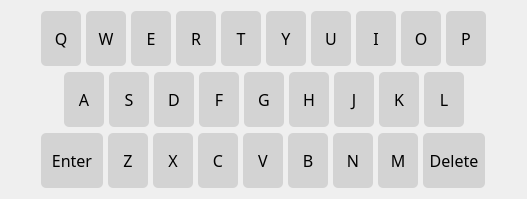
        <widget class="QWidget" name="KeyboardWidget" native="true">
         <property name="styleSheet">
          <string notr="true">QPushButton {
	font-size: 16px;
	font-family: Yu Ghotic UI Semibold;
	background-color: lightgray;
	border-radius: 5px;
}</string>
         </property>
         <layout class="QVBoxLayout" name="verticalLayout_2">
          <property name="leftMargin">
           <number>1</number>
          </property>
          <property name="rightMargin">
           <number>1</number>
          </property>
          <item>
           <layout class="QHBoxLayout" name="KeyGroupLayout1">
            <property name="spacing">
             <number>5</number>
            </property>
            <property name="leftMargin">
             <number>0</number>
            </property>
            <property name="rightMargin">
             <number>0</number>
            </property>
            <item>
             <spacer name="horizontalSpacer_5">
              <property name="orientation">
               <enum>Qt::Horizontal</enum>
              </property>
              <property name="sizeHint" stdset="0">
               <size>
                <width>40</width>
                <height>20</height>
               </size>
              </property>
             </spacer>
            </item>
            <item>
             <widget class="QPushButton" name="QKey">
              <property name="minimumSize">
               <size>
                <width>40</width>
                <height>55</height>
               </size>
              </property>
              <property name="maximumSize">
               <size>
                <width>40</width>
                <height>55</height>
               </size>
              </property>
              <property name="text">
               <string>Q</string>
              </property>
              <attribute name="buttonGroup">
               <string notr="true">Keyboard</string>
              </attribute>
             </widget>
            </item>
            <item>
             <widget class="QPushButton" name="WKey">
              <property name="minimumSize">
               <size>
                <width>40</width>
                <height>55</height>
               </size>
              </property>
              <property name="maximumSize">
               <size>
                <width>40</width>
                <height>55</height>
               </size>
              </property>
              <property name="text">
               <string>W</string>
              </property>
              <attribute name="buttonGroup">
               <string notr="true">Keyboard</string>
              </attribute>
             </widget>
            </item>
            <item>
             <widget class="QPushButton" name="EKey">
              <property name="minimumSize">
               <size>
                <width>40</width>
                <height>55</height>
               </size>
              </property>
              <property name="maximumSize">
               <size>
                <width>40</width>
                <height>55</height>
               </size>
              </property>
              <property name="text">
               <string>E</string>
              </property>
              <attribute name="buttonGroup">
               <string notr="true">Keyboard</string>
              </attribute>
             </widget>
            </item>
            <item>
             <widget class="QPushButton" name="RKey">
              <property name="minimumSize">
               <size>
                <width>40</width>
                <height>55</height>
               </size>
              </property>
              <property name="maximumSize">
               <size>
                <width>40</width>
                <height>55</height>
               </size>
              </property>
              <property name="text">
               <string>R</string>
              </property>
              <attribute name="buttonGroup">
               <string notr="true">Keyboard</string>
              </attribute>
             </widget>
            </item>
            <item>
             <widget class="QPushButton" name="TKey">
              <property name="minimumSize">
               <size>
                <width>40</width>
                <height>55</height>
               </size>
              </property>
              <property name="maximumSize">
               <size>
                <width>40</width>
                <height>55</height>
               </size>
              </property>
              <property name="text">
               <string>T</string>
              </property>
              <attribute name="buttonGroup">
               <string notr="true">Keyboard</string>
              </attribute>
             </widget>
            </item>
            <item>
             <widget class="QPushButton" name="YKey">
              <property name="minimumSize">
               <size>
                <width>40</width>
                <height>55</height>
               </size>
              </property>
              <property name="maximumSize">
               <size>
                <width>40</width>
                <height>55</height>
               </size>
              </property>
              <property name="text">
               <string>Y</string>
              </property>
              <attribute name="buttonGroup">
               <string notr="true">Keyboard</string>
              </attribute>
             </widget>
            </item>
            <item>
             <widget class="QPushButton" name="UKey">
              <property name="minimumSize">
               <size>
                <width>40</width>
                <height>55</height>
               </size>
              </property>
              <property name="maximumSize">
               <size>
                <width>40</width>
                <height>55</height>
               </size>
              </property>
              <property name="text">
               <string>U</string>
              </property>
              <attribute name="buttonGroup">
               <string notr="true">Keyboard</string>
              </attribute>
             </widget>
            </item>
            <item>
             <widget class="QPushButton" name="IKey">
              <property name="minimumSize">
               <size>
                <width>40</width>
                <height>55</height>
               </size>
              </property>
              <property name="maximumSize">
               <size>
                <width>40</width>
                <height>55</height>
               </size>
              </property>
              <property name="text">
               <string>I</string>
              </property>
              <attribute name="buttonGroup">
               <string notr="true">Keyboard</string>
              </attribute>
             </widget>
            </item>
            <item>
             <widget class="QPushButton" name="OKey">
              <property name="minimumSize">
               <size>
                <width>40</width>
                <height>55</height>
               </size>
              </property>
              <property name="maximumSize">
               <size>
                <width>40</width>
                <height>55</height>
               </size>
              </property>
              <property name="text">
               <string>O</string>
              </property>
              <attribute name="buttonGroup">
               <string notr="true">Keyboard</string>
              </attribute>
             </widget>
            </item>
            <item>
             <widget class="QPushButton" name="PKey">
              <property name="sizePolicy">
               <sizepolicy hsizetype="Minimum" vsizetype="Fixed">
                <horstretch>55</horstretch>
                <verstretch>65</verstretch>
               </sizepolicy>
              </property>
              <property name="minimumSize">
               <size>
                <width>40</width>
                <height>55</height>
               </size>
              </property>
              <property name="maximumSize">
               <size>
                <width>40</width>
                <height>55</height>
               </size>
              </property>
              <property name="text">
               <string>P</string>
              </property>
              <attribute name="buttonGroup">
               <string notr="true">Keyboard</string>
              </attribute>
             </widget>
            </item>
            <item>
             <spacer name="horizontalSpacer_6">
              <property name="orientation">
               <enum>Qt::Horizontal</enum>
              </property>
              <property name="sizeHint" stdset="0">
               <size>
                <width>40</width>
                <height>20</height>
               </size>
              </property>
             </spacer>
            </item>
           </layout>
          </item>
          <item>
           <layout class="QHBoxLayout" name="KeyGroupLayout2">
            <property name="spacing">
             <number>5</number>
            </property>
            <property name="leftMargin">
             <number>0</number>
            </property>
            <property name="topMargin">
             <number>0</number>
            </property>
            <property name="rightMargin">
             <number>0</number>
            </property>
            <item>
             <spacer name="horizontalSpacer_3">
              <property name="orientation">
               <enum>Qt::Horizontal</enum>
              </property>
              <property name="sizeHint" stdset="0">
               <size>
                <width>40</width>
                <height>20</height>
               </size>
              </property>
             </spacer>
            </item>
            <item>
             <widget class="QPushButton" name="AKey">
              <property name="minimumSize">
               <size>
                <width>40</width>
                <height>55</height>
               </size>
              </property>
              <property name="maximumSize">
               <size>
                <width>40</width>
                <height>55</height>
               </size>
              </property>
              <property name="text">
               <string>A</string>
              </property>
              <attribute name="buttonGroup">
               <string notr="true">Keyboard</string>
              </attribute>
             </widget>
            </item>
            <item>
             <widget class="QPushButton" name="SKey">
              <property name="minimumSize">
               <size>
                <width>40</width>
                <height>55</height>
               </size>
              </property>
              <property name="maximumSize">
               <size>
                <width>40</width>
                <height>55</height>
               </size>
              </property>
              <property name="text">
               <string>S</string>
              </property>
              <attribute name="buttonGroup">
               <string notr="true">Keyboard</string>
              </attribute>
             </widget>
            </item>
            <item>
             <widget class="QPushButton" name="DKey">
              <property name="minimumSize">
               <size>
                <width>40</width>
                <height>55</height>
               </size>
              </property>
              <property name="maximumSize">
               <size>
                <width>40</width>
                <height>55</height>
               </size>
              </property>
              <property name="text">
               <string>D</string>
              </property>
              <attribute name="buttonGroup">
               <string notr="true">Keyboard</string>
              </attribute>
             </widget>
            </item>
            <item>
             <widget class="QPushButton" name="FKey">
              <property name="minimumSize">
               <size>
                <width>40</width>
                <height>55</height>
               </size>
              </property>
              <property name="maximumSize">
               <size>
                <width>40</width>
                <height>55</height>
               </size>
              </property>
              <property name="text">
               <string>F</string>
              </property>
              <attribute name="buttonGroup">
               <string notr="true">Keyboard</string>
              </attribute>
             </widget>
            </item>
            <item>
             <widget class="QPushButton" name="GKey">
              <property name="minimumSize">
               <size>
                <width>40</width>
                <height>55</height>
               </size>
              </property>
              <property name="maximumSize">
               <size>
                <width>40</width>
                <height>55</height>
               </size>
              </property>
              <property name="text">
               <string>G</string>
              </property>
              <attribute name="buttonGroup">
               <string notr="true">Keyboard</string>
              </attribute>
             </widget>
            </item>
            <item>
             <widget class="QPushButton" name="HKey">
              <property name="minimumSize">
               <size>
                <width>40</width>
                <height>55</height>
               </size>
              </property>
              <property name="maximumSize">
               <size>
                <width>40</width>
                <height>55</height>
               </size>
              </property>
              <property name="text">
               <string>H</string>
              </property>
              <attribute name="buttonGroup">
               <string notr="true">Keyboard</string>
              </attribute>
             </widget>
            </item>
            <item>
             <widget class="QPushButton" name="JKey">
              <property name="minimumSize">
               <size>
                <width>40</width>
                <height>55</height>
               </size>
              </property>
              <property name="maximumSize">
               <size>
                <width>40</width>
                <height>55</height>
               </size>
              </property>
              <property name="text">
               <string>J</string>
              </property>
              <attribute name="buttonGroup">
               <string notr="true">Keyboard</string>
              </attribute>
             </widget>
            </item>
            <item>
             <widget class="QPushButton" name="KKey">
              <property name="minimumSize">
               <size>
                <width>40</width>
                <height>55</height>
               </size>
              </property>
              <property name="maximumSize">
               <size>
                <width>40</width>
                <height>55</height>
               </size>
              </property>
              <property name="styleSheet">
               <string notr="true"/>
              </property>
              <property name="text">
               <string>K</string>
              </property>
              <attribute name="buttonGroup">
               <string notr="true">Keyboard</string>
              </attribute>
             </widget>
            </item>
            <item>
             <widget class="QPushButton" name="LKey">
              <property name="minimumSize">
               <size>
                <width>40</width>
                <height>55</height>
               </size>
              </property>
              <property name="maximumSize">
               <size>
                <width>40</width>
                <height>55</height>
               </size>
              </property>
              <property name="text">
               <string>L</string>
              </property>
              <attribute name="buttonGroup">
               <string notr="true">Keyboard</string>
              </attribute>
             </widget>
            </item>
            <item>
             <spacer name="horizontalSpacer_4">
              <property name="orientation">
               <enum>Qt::Horizontal</enum>
              </property>
              <property name="sizeHint" stdset="0">
               <size>
                <width>40</width>
                <height>20</height>
               </size>
              </property>
             </spacer>
            </item>
           </layout>
          </item>
          <item>
           <layout class="QHBoxLayout" name="KeyGroupLayout3">
            <property name="spacing">
             <number>5</number>
            </property>
            <property name="leftMargin">
             <number>0</number>
            </property>
            <property name="rightMargin">
             <number>0</number>
            </property>
            <item>
             <spacer name="horizontalSpacer">
              <property name="orientation">
               <enum>Qt::Horizontal</enum>
              </property>
              <property name="sizeType">
               <enum>QSizePolicy::Preferred</enum>
              </property>
              <property name="sizeHint" stdset="0">
               <size>
                <width>40</width>
                <height>20</height>
               </size>
              </property>
             </spacer>
            </item>
            <item>
             <widget class="QPushButton" name="EnterKey">
              <property name="minimumSize">
               <size>
                <width>62</width>
                <height>55</height>
               </size>
              </property>
              <property name="maximumSize">
               <size>
                <width>62</width>
                <height>55</height>
               </size>
              </property>
              <property name="palette">
               <palette>
                <active>
                 <colorrole role="Button">
                  <brush brushstyle="SolidPattern">
                   <color alpha="255">
                    <red>211</red>
                    <green>211</green>
                    <blue>211</blue>
                   </color>
                  </brush>
                 </colorrole>
                 <colorrole role="Base">
                  <brush brushstyle="SolidPattern">
                   <color alpha="255">
                    <red>211</red>
                    <green>211</green>
                    <blue>211</blue>
                   </color>
                  </brush>
                 </colorrole>
                 <colorrole role="Window">
                  <brush brushstyle="SolidPattern">
                   <color alpha="255">
                    <red>211</red>
                    <green>211</green>
                    <blue>211</blue>
                   </color>
                  </brush>
                 </colorrole>
                </active>
                <inactive>
                 <colorrole role="Button">
                  <brush brushstyle="SolidPattern">
                   <color alpha="255">
                    <red>211</red>
                    <green>211</green>
                    <blue>211</blue>
                   </color>
                  </brush>
                 </colorrole>
                 <colorrole role="Base">
                  <brush brushstyle="SolidPattern">
                   <color alpha="255">
                    <red>211</red>
                    <green>211</green>
                    <blue>211</blue>
                   </color>
                  </brush>
                 </colorrole>
                 <colorrole role="Window">
                  <brush brushstyle="SolidPattern">
                   <color alpha="255">
                    <red>211</red>
                    <green>211</green>
                    <blue>211</blue>
                   </color>
                  </brush>
                 </colorrole>
                </inactive>
                <disabled>
                 <colorrole role="Button">
                  <brush brushstyle="SolidPattern">
                   <color alpha="255">
                    <red>211</red>
                    <green>211</green>
                    <blue>211</blue>
                   </color>
                  </brush>
                 </colorrole>
                 <colorrole role="Base">
                  <brush brushstyle="SolidPattern">
                   <color alpha="255">
                    <red>211</red>
                    <green>211</green>
                    <blue>211</blue>
                   </color>
                  </brush>
                 </colorrole>
                 <colorrole role="Window">
                  <brush brushstyle="SolidPattern">
                   <color alpha="255">
                    <red>211</red>
                    <green>211</green>
                    <blue>211</blue>
                   </color>
                  </brush>
                 </colorrole>
                </disabled>
               </palette>
              </property>
              <property name="text">
               <string>Enter</string>
              </property>
              <property name="iconSize">
               <size>
                <width>25</width>
                <height>25</height>
               </size>
              </property>
             </widget>
            </item>
            <item>
             <widget class="QPushButton" name="ZKey">
              <property name="sizePolicy">
               <sizepolicy hsizetype="Minimum" vsizetype="Fixed">
                <horstretch>45</horstretch>
                <verstretch>55</verstretch>
               </sizepolicy>
              </property>
              <property name="minimumSize">
               <size>
                <width>40</width>
                <height>55</height>
               </size>
              </property>
              <property name="maximumSize">
               <size>
                <width>40</width>
                <height>55</height>
               </size>
              </property>
              <property name="text">
               <string>Z</string>
              </property>
              <attribute name="buttonGroup">
               <string notr="true">Keyboard</string>
              </attribute>
             </widget>
            </item>
            <item>
             <widget class="QPushButton" name="XKey">
              <property name="minimumSize">
               <size>
                <width>40</width>
                <height>55</height>
               </size>
              </property>
              <property name="maximumSize">
               <size>
                <width>40</width>
                <height>55</height>
               </size>
              </property>
              <property name="text">
               <string>X</string>
              </property>
              <attribute name="buttonGroup">
               <string notr="true">Keyboard</string>
              </attribute>
             </widget>
            </item>
            <item>
             <widget class="QPushButton" name="CKey">
              <property name="minimumSize">
               <size>
                <width>40</width>
                <height>55</height>
               </size>
              </property>
              <property name="maximumSize">
               <size>
                <width>40</width>
                <height>55</height>
               </size>
              </property>
              <property name="text">
               <string>C</string>
              </property>
              <attribute name="buttonGroup">
               <string notr="true">Keyboard</string>
              </attribute>
             </widget>
            </item>
            <item>
             <widget class="QPushButton" name="VKey">
              <property name="minimumSize">
               <size>
                <width>40</width>
                <height>55</height>
               </size>
              </property>
              <property name="maximumSize">
               <size>
                <width>40</width>
                <height>55</height>
               </size>
              </property>
              <property name="text">
               <string>V</string>
              </property>
              <attribute name="buttonGroup">
               <string notr="true">Keyboard</string>
              </attribute>
             </widget>
            </item>
            <item>
             <widget class="QPushButton" name="BKey">
              <property name="minimumSize">
               <size>
                <width>40</width>
                <height>55</height>
               </size>
              </property>
              <property name="maximumSize">
               <size>
                <width>40</width>
                <height>55</height>
               </size>
              </property>
              <property name="text">
               <string>B</string>
              </property>
              <attribute name="buttonGroup">
               <string notr="true">Keyboard</string>
              </attribute>
             </widget>
            </item>
            <item>
             <widget class="QPushButton" name="NKey">
              <property name="minimumSize">
               <size>
                <width>40</width>
                <height>55</height>
               </size>
              </property>
              <property name="maximumSize">
               <size>
                <width>40</width>
                <height>55</height>
               </size>
              </property>
              <property name="text">
               <string>N</string>
              </property>
              <attribute name="buttonGroup">
               <string notr="true">Keyboard</string>
              </attribute>
             </widget>
            </item>
            <item>
             <widget class="QPushButton" name="MKey">
              <property name="minimumSize">
               <size>
                <width>40</width>
                <height>55</height>
               </size>
              </property>
              <property name="maximumSize">
               <size>
                <width>40</width>
                <height>55</height>
               </size>
              </property>
              <property name="text">
               <string>M</string>
              </property>
              <attribute name="buttonGroup">
               <string notr="true">Keyboard</string>
              </attribute>
             </widget>
            </item>
            <item>
             <widget class="QPushButton" name="BackespaceKey">
              <property name="minimumSize">
               <size>
                <width>62</width>
                <height>55</height>
               </size>
              </property>
              <property name="maximumSize">
               <size>
                <width>62</width>
                <height>55</height>
               </size>
              </property>
              <property name="palette">
               <palette>
                <active>
                 <colorrole role="Button">
                  <brush brushstyle="SolidPattern">
                   <color alpha="255">
                    <red>211</red>
                    <green>211</green>
                    <blue>211</blue>
                   </color>
                  </brush>
                 </colorrole>
                 <colorrole role="Base">
                  <brush brushstyle="SolidPattern">
                   <color alpha="255">
                    <red>211</red>
                    <green>211</green>
                    <blue>211</blue>
                   </color>
                  </brush>
                 </colorrole>
                 <colorrole role="Window">
                  <brush brushstyle="SolidPattern">
                   <color alpha="255">
                    <red>211</red>
                    <green>211</green>
                    <blue>211</blue>
                   </color>
                  </brush>
                 </colorrole>
                </active>
                <inactive>
                 <colorrole role="Button">
                  <brush brushstyle="SolidPattern">
                   <color alpha="255">
                    <red>211</red>
                    <green>211</green>
                    <blue>211</blue>
                   </color>
                  </brush>
                 </colorrole>
                 <colorrole role="Base">
                  <brush brushstyle="SolidPattern">
                   <color alpha="255">
                    <red>211</red>
                    <green>211</green>
                    <blue>211</blue>
                   </color>
                  </brush>
                 </colorrole>
                 <colorrole role="Window">
                  <brush brushstyle="SolidPattern">
                   <color alpha="255">
                    <red>211</red>
                    <green>211</green>
                    <blue>211</blue>
                   </color>
                  </brush>
                 </colorrole>
                </inactive>
                <disabled>
                 <colorrole role="Button">
                  <brush brushstyle="SolidPattern">
                   <color alpha="255">
                    <red>211</red>
                    <green>211</green>
                    <blue>211</blue>
                   </color>
                  </brush>
                 </colorrole>
                 <colorrole role="Base">
                  <brush brushstyle="SolidPattern">
                   <color alpha="255">
                    <red>211</red>
                    <green>211</green>
                    <blue>211</blue>
                   </color>
                  </brush>
                 </colorrole>
                 <colorrole role="Window">
                  <brush brushstyle="SolidPattern">
                   <color alpha="255">
                    <red>211</red>
                    <green>211</green>
                    <blue>211</blue>
                   </color>
                  </brush>
                 </colorrole>
                </disabled>
               </palette>
              </property>
              <property name="text">
               <string>Delete</string>
              </property>
              <property name="iconSize">
               <size>
                <width>25</width>
                <height>25</height>
               </size>
              </property>
             </widget>
            </item>
            <item>
             <spacer name="horizontalSpacer_2">
              <property name="orientation">
               <enum>Qt::Horizontal</enum>
              </property>
              <property name="sizeType">
               <enum>QSizePolicy::Preferred</enum>
              </property>
              <property name="sizeHint" stdset="0">
               <size>
                <width>40</width>
                <height>20</height>
               </size>
              </property>
             </spacer>
            </item>
           </layout>
          </item>
         </layout>
        </widget>
